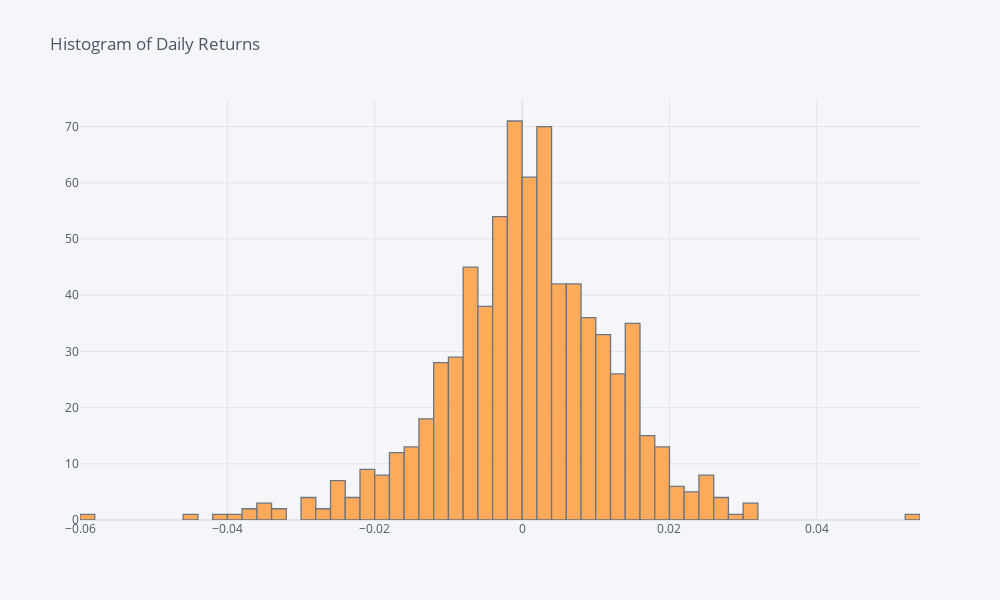

The notebook cell this image was saved under:
### Markdown cell above
* The mean value of return is equal to 0.0004, so the threshold should be at least lower than 0.0004.

### Code cell
#The histogram of log-return 5-year period
df['Log_Return'].iplot(kind='histogram', title = 'Histogram of Daily Returns', subplots=True)

### Figure 1 — Plotly figure (JSON) as saved in the notebook; plotly's stock layout.template omitted (floating-point values rounded to 4 significant figures; data arrays with more than 128 entries replaced by an {"elided": "..."} marker saying what was removed)
{"data": [{"histfunc": "count", "histnorm": "", "marker": {"color": "rgba(255, 153, 51, 1.0)", "line": {"color": "#4D5663", "width": 1.3}}, "name": "Log_Return", "opacity": 0.8, "orientation": "v", "type": "histogram", "x": {"elided": "755 float values"}, "xaxis": "x", "yaxis": "y"}], "layout": {"barmode": "overlay", "height": 600, "legend": {"bgcolor": "#F5F6F9", "font": {"color": "#4D5663"}}, "paper_bgcolor": "#F5F6F9", "plot_bgcolor": "#F5F6F9", "title": {"font": {"color": "#4D5663"}, "text": "Histogram of Daily Returns"}, "width": 1000, "xaxis": {"anchor": "y", "domain": [0, 1], "gridcolor": "#E1E5ED", "showgrid": true, "tickfont": {"color": "#4D5663"}, "title": {"font": {"color": "#4D5663"}, "text": ""}, "zerolinecolor": "#E1E5ED"}, "yaxis": {"anchor": "x", "domain": [0, 1], "gridcolor": "#E1E5ED", "showgrid": true, "tickfont": {"color": "#4D5663"}, "title": {"font": {"color": "#4D5663"}, "text": ""}, "zerolinecolor": "#E1E5ED"}}}
